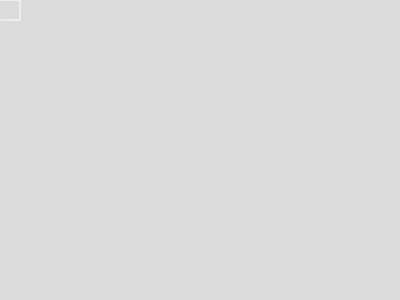
Frame 1 (no input)
Frame 60 (no input): identical to frame 1, image omitted
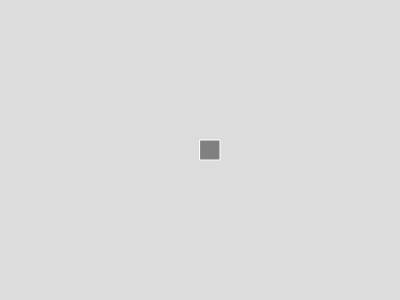
Frame 120 (the mouse pressed at the canvas centre since frame 60)

The p5.js sketch that drew these frames (run headless with seeded random() and noise() and a simulated clock; from frame 60 on, the mouse is pressed at the canvas centre):

// p5.js sketch
// ── sketch.js
const canvasWidth = 400;
const canvasHeight = 300;
const cellSize = 20;
const gridWidth = Math.floor(canvasWidth / cellSize);
const gridHeight = Math.floor(canvasHeight / cellSize);
let grid = [];
console.log(gridWidth, gridHeight);
let play = false;
function setup() {
  createCanvas(gridWidth * cellSize, gridHeight * cellSize);
  //noCursor();
  // Disable right click context menu
  for (let element of document.getElementsByClassName("p5Canvas")) {
    element.addEventListener("contextmenu", (e) => e.preventDefault());
  }
  frameRate(60);
  initGrid();
}

let counter = 0;
function draw() {
  background(220);
  drawGrid();
  drawPointer();
  if (play && counter++ % 6 == 0) nextCycle(); 

}

function drawPointer() {
  stroke(255);
  noFill();
  let x = Math.floor(mouseX / cellSize);
  let y = Math.floor(mouseY / cellSize);
  if (x < 0 || x >= gridWidth || y < 0 || y >= gridHeight) return;
  rect(x * cellSize, y * cellSize, cellSize, cellSize);
}

/* #region LifeCycle */
function nextCycle() {
  // yeni grid oluştur
  nextGrid = [];
  for (let x = 0; x < gridWidth; x++) {
    nextGrid[x] = [];
    for (let y = 0; y < gridHeight; y++) {
      nextGrid[x][y] = 0;
    }
  }

  // Kuralları işle
  for (let x = 0; x < gridWidth; x++) {
    for (let y = 0; y < gridHeight; y++) {
      let current = grid[x][y];
      let nc = neighbourCount(x, y);

      nextCell = 0;

      if (current == 1) {
        //Any live cell with fewer than two live neighbours dies, as if by underpopulation.
        if (nc < 2) nextGrid[x][y] = 0;

        //Any live cell with two or three live neighbours lives on to the next generation.
        if (nc == 2 || nc == 3) nextGrid[x][y] = 1;

        //Any live cell with more than three live neighbours dies, as if by overpopulation.
        if (nc > 3) nextGrid[x][y] = 0;

      } else {
        //Any dead cell with exactly three live neighbours becomes a live cell, as if by reproduction.
        if (nc == 3) nextGrid[x][y] = 1;
      }

      if ((current == 1 && (nc == 2 || nc == 3)) || (current == 0 && nc == 3)) nextCell = 1;

      nextGrid[x][y] = nextCell;

    }
  }
  grid = nextGrid;
}

function neighbourCount(x, y) {
  let count = 0;
  x += gridWidth;
  y += gridHeight;

  let no = grid[(x + 0) % gridWidth][(y - 1) % gridHeight];
  let ne = grid[(x + 1) % gridWidth][(y - 1) % gridHeight];
  let ea = grid[(x + 1) % gridWidth][(y + 0) % gridHeight];
  let se = grid[(x + 1) % gridWidth][(y + 1) % gridHeight];
  let so = grid[(x + 0) % gridWidth][(y + 1) % gridHeight];
  let sw = grid[(x - 1) % gridWidth][(y + 1) % gridHeight];
  let we = grid[(x - 1) % gridWidth][(y + 0) % gridHeight];
  let nw = grid[(x - 1) % gridWidth][(y - 1) % gridHeight];
  if (no == 1) count++;
  if (ne == 1) count++;
  if (ea == 1) count++;
  if (se == 1) count++;
  if (so == 1) count++;
  if (sw == 1) count++;
  if (we == 1) count++;
  if (nw == 1) count++;
  return count;
}
/* #endregion */

/* #region  Controls */
function mouseDragged() {
  let x = Math.floor(mouseX / cellSize);
  let y = Math.floor(mouseY / cellSize);
  if (x < 0 || x >= gridWidth || y < 0 || y >= gridHeight) return;
  if (mouseButton === LEFT) grid[x][y] = 1;
  if (mouseButton === RIGHT) grid[x][y] = 0;
}
function mousePressed() {
  mouseDragged();
}

function keyTyped() {
  //if (key == " ") nextCycle();
  if (key == " ") play = !play;
  if (key == "s") nextCycle();
}
/* #endregion */

/* #region  Grid */
function initGrid() {
  for (let x = 0; x < gridWidth; x++) {
    grid[x] = [];
    for (let y = 0; y < gridHeight; y++) {
      grid[x][y] = 0;
    }
  }
}

function drawGrid() {
  for (let x = 0; x < gridWidth; x++) {
    for (let y = 0; y < gridHeight; y++) {
      if (grid[x][y] === 1) {
        noStroke();
        fill(128);
        rect(x * cellSize, y * cellSize, cellSize, cellSize);
      }
    }
  }
}
/* #endregion */
